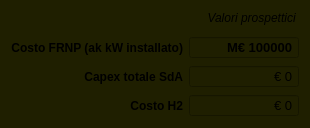
            <widget class="QWidget" name="costsResWgt" native="true">
             <property name="maximumSize">
              <size>
               <width>16777215</width>
               <height>16777215</height>
              </size>
             </property>
             <property name="styleSheet">
              <string notr="true">background-color: rgb(31, 31, 0);</string>
             </property>
             <layout class="QGridLayout" name="gridLayout_10">
              <item row="2" column="0">
               <widget class="QLabel" name="frnpCostsResLbl">
                <property name="font">
                 <font>
                  <pointsize>9</pointsize>
                  <weight>75</weight>
                  <bold>true</bold>
                 </font>
                </property>
                <property name="text">
                 <string>Costo FRNP (ak kW installato)</string>
                </property>
                <property name="alignment">
                 <set>Qt::AlignRight|Qt::AlignTrailing|Qt::AlignVCenter</set>
                </property>
               </widget>
              </item>
              <item row="4" column="1">
               <widget class="QDoubleSpinBox" name="h2CostsResPerspDsb">
                <property name="sizePolicy">
                 <sizepolicy hsizetype="Fixed" vsizetype="Fixed">
                  <horstretch>0</horstretch>
                  <verstretch>0</verstretch>
                 </sizepolicy>
                </property>
                <property name="minimumSize">
                 <size>
                  <width>110</width>
                  <height>0</height>
                 </size>
                </property>
                <property name="maximumSize">
                 <size>
                  <width>110</width>
                  <height>16777215</height>
                 </size>
                </property>
                <property name="font">
                 <font>
                  <pointsize>10</pointsize>
                 </font>
                </property>
                <property name="alignment">
                 <set>Qt::AlignRight|Qt::AlignTrailing|Qt::AlignVCenter</set>
                </property>
                <property name="buttonSymbols">
                 <enum>QAbstractSpinBox::NoButtons</enum>
                </property>
                <property name="prefix">
                 <string>€ </string>
                </property>
                <property name="suffix">
                 <string/>
                </property>
                <property name="decimals">
                 <number>0</number>
                </property>
                <property name="maximum">
                 <double>999999999999999.000000000000000</double>
                </property>
                <property name="singleStep">
                 <double>0.100000000000000</double>
                </property>
                <property name="value">
                 <double>0.000000000000000</double>
                </property>
               </widget>
              </item>
              <item row="3" column="1">
               <widget class="QDoubleSpinBox" name="capexCostsResPerspDsb">
                <property name="sizePolicy">
                 <sizepolicy hsizetype="Fixed" vsizetype="Fixed">
                  <horstretch>0</horstretch>
                  <verstretch>0</verstretch>
                 </sizepolicy>
                </property>
                <property name="minimumSize">
                 <size>
                  <width>110</width>
                  <height>0</height>
                 </size>
                </property>
                <property name="maximumSize">
                 <size>
                  <width>110</width>
                  <height>16777215</height>
                 </size>
                </property>
                <property name="font">
                 <font>
                  <pointsize>10</pointsize>
                 </font>
                </property>
                <property name="alignment">
                 <set>Qt::AlignRight|Qt::AlignTrailing|Qt::AlignVCenter</set>
                </property>
                <property name="buttonSymbols">
                 <enum>QAbstractSpinBox::NoButtons</enum>
                </property>
                <property name="prefix">
                 <string>€ </string>
                </property>
                <property name="suffix">
                 <string/>
                </property>
                <property name="decimals">
                 <number>0</number>
                </property>
                <property name="maximum">
                 <double>999999999999999.000000000000000</double>
                </property>
                <property name="singleStep">
                 <double>0.100000000000000</double>
                </property>
                <property name="value">
                 <double>0.000000000000000</double>
                </property>
               </widget>
              </item>
              <item row="4" column="0">
               <widget class="QLabel" name="h2CostsResLbl">
                <property name="font">
                 <font>
                  <pointsize>9</pointsize>
                  <weight>75</weight>
                  <bold>true</bold>
                 </font>
                </property>
                <property name="text">
                 <string>Costo H2</string>
                </property>
                <property name="alignment">
                 <set>Qt::AlignRight|Qt::AlignTrailing|Qt::AlignVCenter</set>
                </property>
               </widget>
              </item>
              <item row="3" column="0">
               <widget class="QLabel" name="capexCostsResLbl">
                <property name="font">
                 <font>
                  <pointsize>9</pointsize>
                  <weight>75</weight>
                  <bold>true</bold>
                 </font>
                </property>
                <property name="text">
                 <string>Capex totale SdA</string>
                </property>
                <property name="alignment">
                 <set>Qt::AlignRight|Qt::AlignTrailing|Qt::AlignVCenter</set>
                </property>
               </widget>
              </item>
              <item row="2" column="1">
               <widget class="QDoubleSpinBox" name="frnpCostsResPerspDsb">
                <property name="sizePolicy">
                 <sizepolicy hsizetype="Fixed" vsizetype="Fixed">
                  <horstretch>0</horstretch>
                  <verstretch>0</verstretch>
                 </sizepolicy>
                </property>
                <property name="minimumSize">
                 <size>
                  <width>110</width>
                  <height>0</height>
                 </size>
                </property>
                <property name="maximumSize">
                 <size>
                  <width>110</width>
                  <height>16777215</height>
                 </size>
                </property>
                <property name="font">
                 <font>
                  <pointsize>10</pointsize>
                  <weight>75</weight>
                  <bold>true</bold>
                 </font>
                </property>
                <property name="alignment">
                 <set>Qt::AlignRight|Qt::AlignTrailing|Qt::AlignVCenter</set>
                </property>
                <property name="buttonSymbols">
                 <enum>QAbstractSpinBox::NoButtons</enum>
                </property>
                <property name="prefix">
                 <string>M€ </string>
                </property>
                <property name="suffix">
                 <string/>
                </property>
                <property name="decimals">
                 <number>0</number>
                </property>
                <property name="maximum">
                 <double>999999999999999.000000000000000</double>
                </property>
                <property name="singleStep">
                 <double>0.100000000000000</double>
                </property>
                <property name="value">
                 <double>1000000.000000000000000</double>
                </property>
               </widget>
              </item>
              <item row="1" column="0">
               <spacer name="verticalSpacer_41">
                <property name="orientation">
                 <enum>Qt::Vertical</enum>
                </property>
                <property name="sizeType">
                 <enum>QSizePolicy::Fixed</enum>
                </property>
                <property name="sizeHint" stdset="0">
                 <size>
                  <width>20</width>
                  <height>5</height>
                 </size>
                </property>
               </spacer>
              </item>
              <item row="0" column="1">
               <widget class="QLabel" name="perspCostsLbl">
                <property name="sizePolicy">
                 <sizepolicy hsizetype="Fixed" vsizetype="Preferred">
                  <horstretch>0</horstretch>
                  <verstretch>0</verstretch>
                 </sizepolicy>
                </property>
                <property name="minimumSize">
                 <size>
                  <width>110</width>
                  <height>0</height>
                 </size>
                </property>
                <property name="maximumSize">
                 <size>
                  <width>110</width>
                  <height>16777215</height>
                 </size>
                </property>
                <property name="font">
                 <font>
                  <weight>50</weight>
                  <italic>true</italic>
                  <bold>false</bold>
                 </font>
                </property>
                <property name="text">
                 <string>Valori prospettici </string>
                </property>
                <property name="alignment">
                 <set>Qt::AlignRight|Qt::AlignTrailing|Qt::AlignVCenter</set>
                </property>
               </widget>
              </item>
             </layout>
            </widget>
